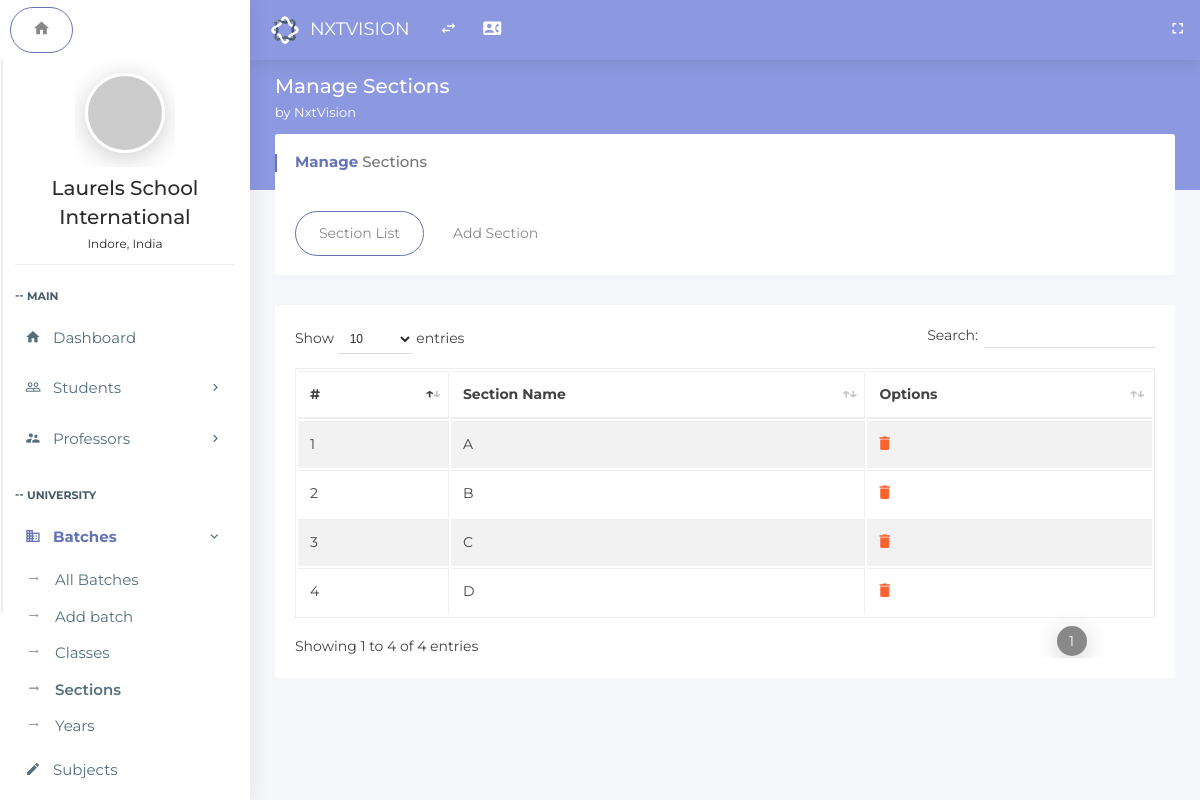
The page /index.php/section on the database its author committed.
### tables this page shows
CREATE TABLE `section_list` (
  `id` int(11) NOT NULL,
  `section` text NOT NULL
);

### application/controllers/Section.php (called while the page is built, shortened)
<?php
class Section extends MY_Controller
{
    public function index()
    {
        $this->load->model('section_model', '_section');
        $data['result'] = $this->_section->getAllSections();
        $this->load->view('sections', $data);
    }
}

### index.php (called while the page is built, shortened)
<?php
require_once BASEPATH.'core/CodeIgniter.php';

### application/models/Section_model.php (called while the page is built, shortened)
<?php
class Section_model extends CI_Model
{
    public function getAllSections()
    {
        $query = $this->db->get('section_list');
        return $query;
    }
}

### application/views/sections.php (the view, shortened to what this page needs)
<!doctype html>
<html class="no-js " lang="en">
<head>
<link rel="stylesheet" href="assets/plugins/bootstrap/css/bootstrap.min.css">
<link rel="stylesheet" href="assets/plugins/jquery-datatable/dataTables.bootstrap4.min.css">
<link rel="stylesheet" href="assets/css/main.css">
<link rel="stylesheet" href="assets/css/color_skins.css">
<link rel="stylesheet" href="assets/plugins/sweetalert/sweetalert.css"/>
</head>
<body class="<?php echo $theme;?>">
<nav class="navbar p-l-5 p-r-5">
    <ul class="nav navbar-nav navbar-left">
        <li>
            <div class="navbar-header">
                <a class="navbar-brand" href="<?php echo site_url('dashboard');?>"><img src="assets/images/logo.svg" width="30" alt="Oreo"><span class="m-l-10"><?php echo $company_name;?></span></a>
            </div>
        </li>
        <li><a href="javascript:void(0);" class="ls-toggle-btn" data-close="true"><i class="zmdi zmdi-swap"></i></a></li>
         <li><a href="contact.html" title="Contact List"><i class="zmdi zmdi-account-box-phone"></i></a></li>
        <li class="float-right">
            <a href="javascript:void(0);" class="fullscreen hidden-sm-down" data-provide="fullscreen" data-close="true"><i class="zmdi zmdi-fullscreen"></i></a>
        </li>
    </ul>
</nav>
<?php include "leftside.php";?>
<section class="content">
    <div class="block-header">
        <div class="row">
            <div class="col-lg-7 col-md-6 col-sm-12">
                <h2>Manage Sections
                <small><?php echo $welcome_string;?></small>
                </h2>
            </div>
        </div>
    </div>
    <div class="container-fluid">
        <div class="row clearfix">
            <div class="col-lg-12">
                <div class="card">
                    <div class="header">
                        <h2><strong>Manage</strong> Sections</h2>
                    </div>
                    <div class="body">
                        <ul class="nav nav-tabs padding-0">
                            <li class="nav-item"><a class="nav-link active" data-toggle="tab" href="#sublist">Section List</a></li>
                            <li class="nav-item"><a class="nav-link" data-toggle="tab" href="#addsub">Add Section</a></li>
                        </ul>
                    </div>
                </div>
                <div class="tab-content">
                    <div class="tab-pane active" id="sublist">
                        <div class="card">
                            <div class="body">
                                <div class="table-responsive">
                                    <table class="table table-bordered table-striped table-hover js-basic-example dataTable">
                                        <thead>
                                            <tr>
                                                <th>#</th>
                                                <th>Section Name</th>
                                                <th>Options</th>
                                            </tr>
                                        </thead>
                                        <tbody>
                                            <?php
                                            if(isset($result))
                                            {
                      foreach ($result->result() as $row) {
                          ?>
                                            <tr>
                                                <td><?php echo $row->id; ?></td>
                                                <td><?php echo $row->section; ?></td>
                                                <td>
                                                    <a href="javascript:showConfirmMessage('<?php echo $row->id; ?>','<?php echo $row->section; ?>');"><i class="zmdi zmdi-delete"></i>
                                                    </a>
                                                </td>
                                            </tr>
                      <?php
                      }} ?>
                                        </tbody>
                                    </table>
                                </div>
                            </div>
                        </div>
                    </div>
                </div>
            </div>
        </div>
    </div>
</section>
</body>
</html>

### assets/css/color_skins.css (style rules this page uses)
.theme-purple .block-header h2 { color: #fff }
.theme-purple .block-header h2 small { color: #fff }
.theme-purple section.content:before { background-color: #8c99e0 }
.theme-purple .navbar, .theme-purple .page-loader-wrapper { background: #8c99e0 }
.theme-purple .nav-tabs .nav-link.active { border: 1px solid #6572b8 !important }
.theme-purple .card .header h2:before { background: #6572b8 }
.theme-purple .card .header h2 strong { color: #6572b8 }

### rows shown on the page
section_list: id "1", section "A"
section_list: id "2", section "B"
section_list: id "3", section "C"
section_list: id "4", section "D"

### other values the page prints
$company_name "NXTVISION"
$schoolname "Laurels School International"
$schoollocation "Indore, India"
$welcome_string "by NxtVision"
